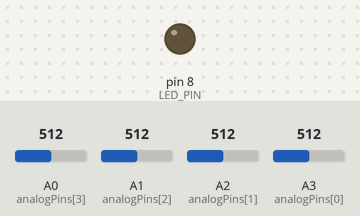
Bench run of a sketch on a simulated Arduino Uno, built with avr-gcc and run on an emulated ATmega328P. Parts: output pins drawn as LEDs (lit = HIGH). The test bench sets the inputs (shaded band); at power-on: A0 (analogPins[3]) = 512, A1 (analogPins[2]) = 512, A2 (analogPins[1]) = 512, A3 (analogPins[0]) = 512.

Above: at 2.5 s.
At 7.5 s:
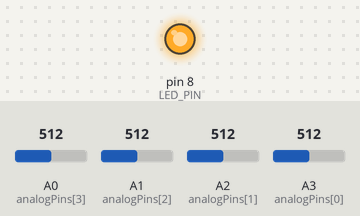
Timing chart, 0 to 13.0 s (numbered marks = the images above):
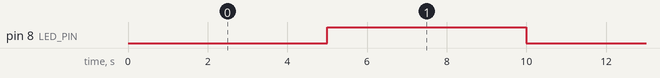

Measured:
- by itself, pin 8 (LED_PIN): alternates HIGH for 5.0 s and LOW for 5.0 s

The sketch:

current_sesing.ino
```cpp
#include <Arduino.h>
#include <Wire.h>
//#include <TinyWireS.h>

const byte LED_PIN = 8;
const byte SLAVE_ADDR = 0x22 ;
const byte NUM_BYTES = 4;

int16_t  minVal[NUM_BYTES] = {512, 512, 512, 512};
int16_t  maxVal[NUM_BYTES] = {512, 512, 512, 512};
int16_t  diff[NUM_BYTES] = {0, 0, 0, 0};
byte analogPins[NUM_BYTES] = { A3, A2, A1, A0 };

byte ledState = LOW;
uint32_t lastLedMs = 0;

void requestISR()
{
    for (byte i=0; i < NUM_BYTES; i++) {
        Wire.write(diff[i] > 255 ? 255 : diff[i]);
    }
    ledState = ledState == LOW ? HIGH : LOW;
    digitalWrite(LED_PIN, ledState);
    lastLedMs = millis();
}

void setup() {
  // put your setup code here, to run once:
  pinMode(LED_PIN, OUTPUT);
  digitalWrite(LED_PIN, LOW);

  Wire.begin(SLAVE_ADDR);
  Wire.onRequest(requestISR);
}

uint32_t lastAnalogCheckMs = 0, lastCalcMs = 0;

void loop() {
  // put your main code here, to run repeatedly:
  //if(millis() - lastAnalogCheckMs > 2)
  {
    lastAnalogCheckMs = millis();
    for(byte i = 0; i < 4; ++i)
    {
      int aval = analogRead(analogPins[i]);
      if(aval > maxVal[i])
        maxVal[i] = aval;
      if(aval < minVal[i])
        minVal[i] = aval;
    }
  }
  if(millis() - lastCalcMs > 20)
  {
    lastCalcMs = millis();

    for(byte i = 0; i < 4; ++i)
    {
      diff[i] = maxVal[i] - minVal[i];
      maxVal[i] = minVal[i] = 512;
    }
  }

  if(millis() - lastLedMs > 5000)
  {
    lastLedMs = millis();

    ledState = ledState == LOW ? HIGH : LOW;
    digitalWrite(LED_PIN, ledState);
  }
}
```
